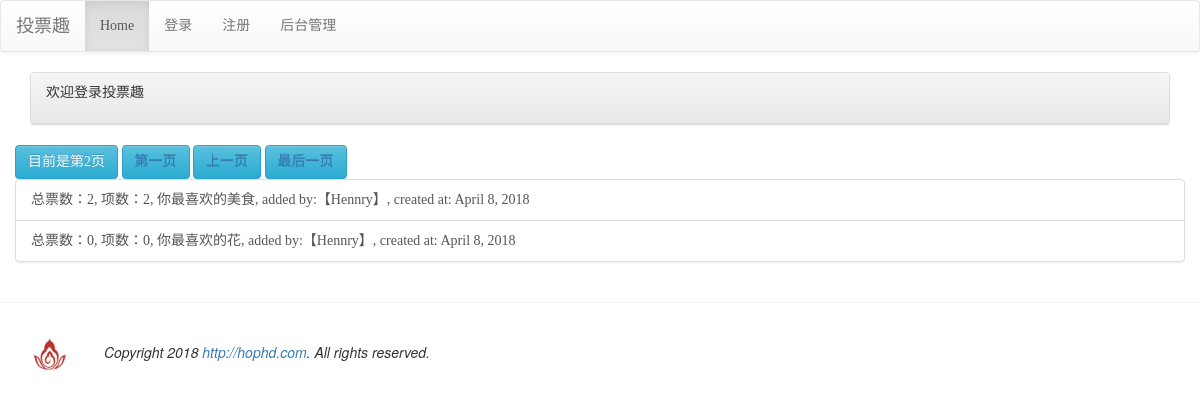
Page /?p=2 on the committed database.
### mysite/models.py (models this page shows, shortened)
class Poll(models.Model):
	user = models.ForeignKey(User, on_delete=models.CASCADE)
	name = models.CharField(max_length=200, null=False)
	created_at = models.DateField(auto_now_add=True)
	enabled = models.BooleanField(default=False)

class PollItem(models.Model):
	poll = models.ForeignKey(Poll, on_delete=models.CASCADE)
	name = models.CharField(max_length=200, null=False)
	image_url = models.CharField(max_length=200, null=True, blank=True)
	vote = models.PositiveIntegerField(default=0)

### mysite/views.py (the view)
# urls.py: url(r'^$', views.index),
def index(request):
	all_polls = models.Poll.objects.all().order_by('-created_at')
	paginator = Paginator(all_polls, 2)
	p = request.GET.get('p')
	try:
		polls = paginator.page(p)
	except PageNotAnInteger:
		polls = paginator.page(1)
	except EmptyPage:
		polls = paginator.page(paginator.num_pages)
	return render(request, 'index.html', locals())

### mysite/templatetags/mvote-extra.py (called while the page is built)
@register.filter(name="show_items")
def show_items(value):
	try:
		poll = models.Poll.objects.get(id=int(value))
		items = models.PollItem.objects.filter(poll=poll).count()
	except:
		items = 0
	return items

@register.filter(name="show_votes")
def show_votes(value):
	try:
		poll = models.Poll.objects.get(id=int(value))
		votes = 0
		pollitems = models.PollItem.objects.filter(poll=poll)
		for item in pollitems:
			votes = votes + item.vote
	except:
		votes = 0
	return votes

### templates/index.html (shortened to what this page needs)
{% extends 'base.html' %}
{% block content %}
	<div class="container">
		<div class="row">
			<div class="col-md-12">
				<div class="panel panel-default">
					<div class="panel-heading">
						{% if user.is_authenticated %}
							<h3>欢迎光临投票趣：</h3>
							{% if user.socialaccount_set.all.0.extra_data.name %}
								{{user.socialaccount_set.all.0.extra_data.name}}
							{% else %}
								{{user.username}}
							{% endif %}
						{% else %}
							<p>欢迎登录投票趣</p>
						{% endif %}
					</div>
				</div>
			</div>
		</div>
		<div class="row">
			<button class="btn btn-info">
				目前是第{{polls.number}}页
			</button>
			<button class="btn btn-info">
				<a href="?p=1">第一页</a>
			</button>
			{% if polls.has_previous %}
				<button class="btn btn-info">
					<a href="?p={{polls.previous_page_number}}">上一页</a>
				</button>
			{% endif %}
			<button class="btn btn-info">
				<a href="?p={{paginator.num_pages}}">最后一页</a>
			</button>
		</div>
		<div>
			<div class="row">
				{% load mvote-extra %}
				{% for poll in polls %}
					{% if forloop.first %}
						<div class="list-group">
					{% endif %}
							<a href="{% url 'poll-url' poll.id %}" class="list-group-item">
								总票数：{{poll.id | show_votes}},
								项数：{{poll.id | show_items}},
								{{poll.name}}, added by:【{{poll.user}}】,
								created at: {{poll.created_at}}
							</a>
					{% if forloop.last %}
						</div>
					{% endif %}
				{% empty %}
					<h3><em>暂无可用投票项</em></h3>
				{% endfor %}
			</div>
		</div>
	</div>
{% endblock %}

### templates/base.html (style rules this page uses)
h1,h2,h3,h4,h5,p,div { font-family:微软雅黑; }

### rows in the picture
Poll: id|show_votes "2", id|show_items "2", name "你最喜欢的美食", user "Hennry", created_at "April 8, 2018"
Poll: id|show_votes "0", id|show_items "0", name "你最喜欢的花", user "Hennry", created_at "April 8, 2018"

### other values in the picture
{{ polls.number }} "2"
